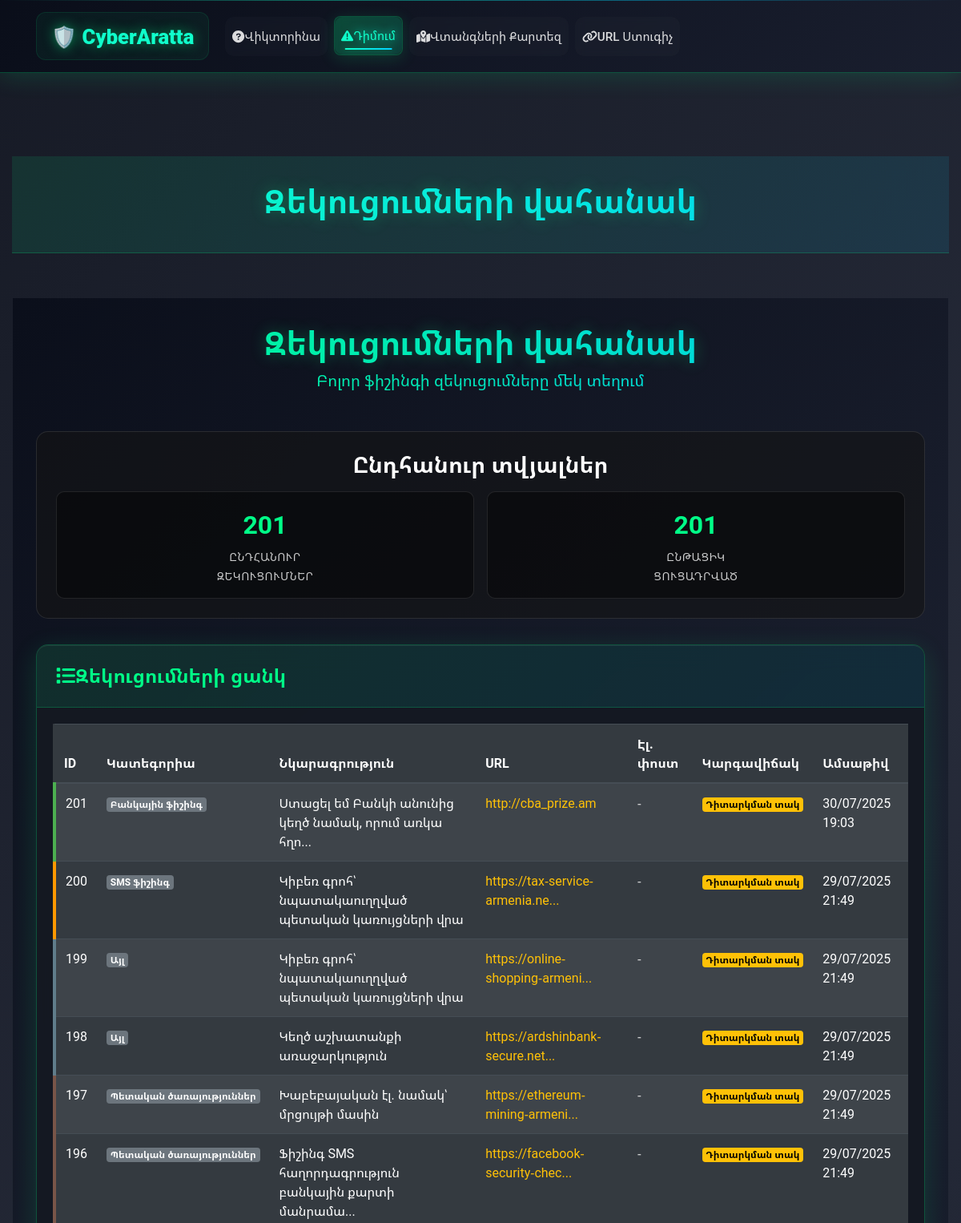
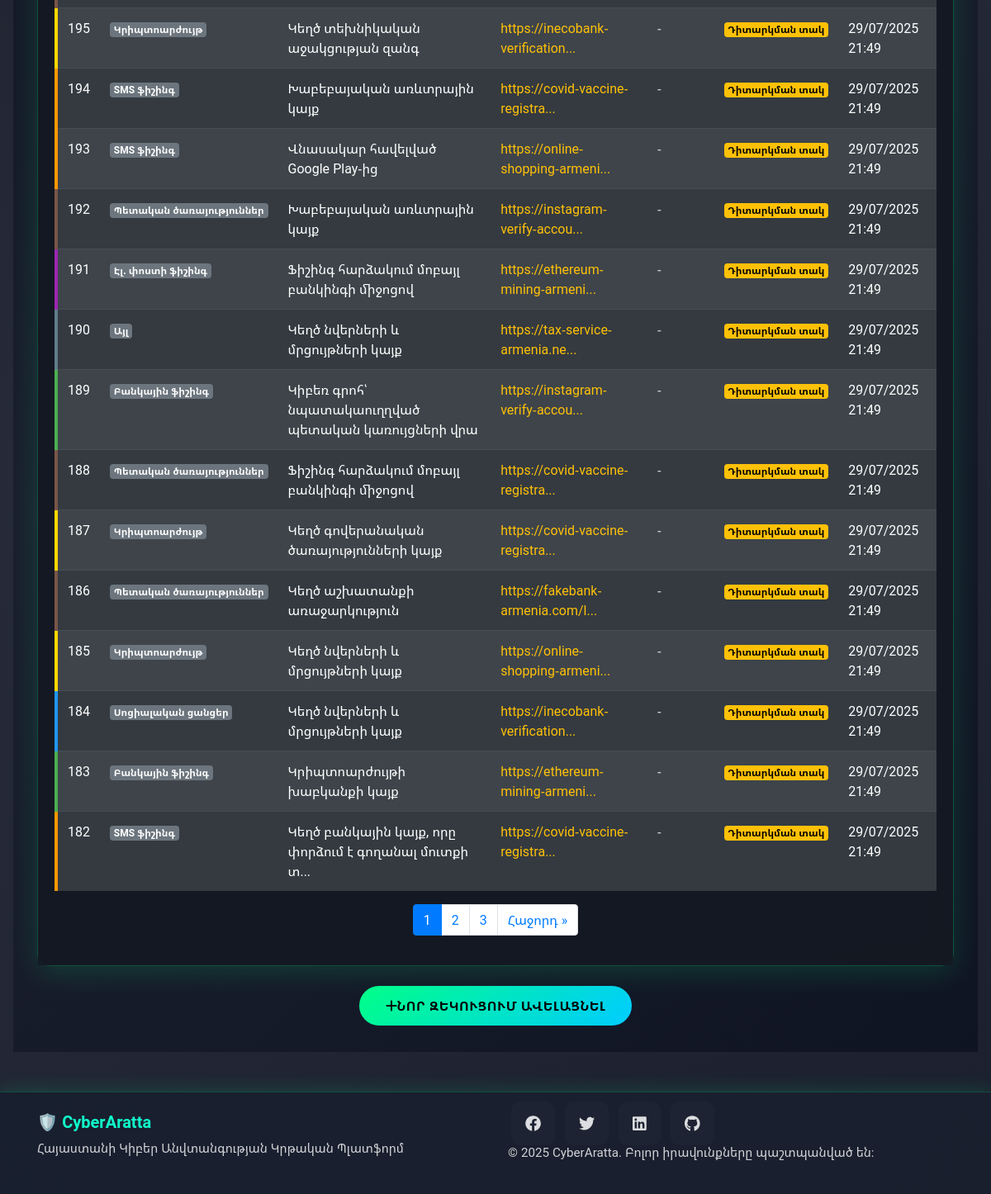
The app's page /reporting/dashboard/ with its own data (2 pictures, top to bottom).
### apps/reporting/models.py (models this page shows, shortened)
class PhishingReport(models.Model):
    CATEGORY_CHOICES = [
        ('banking', 'Բանկային ֆիշինգ'),
        ('social_media', 'Սոցիալական ցանցեր'),
        ('sms', 'SMS ֆիշինգ'),
        ('email', 'Էլ. փոստի ֆիշինգ'),
        ('cryptocurrency', 'Կրիպտոարժույթ'),
        ('online_shopping', 'Առցանց գնումներ'),
        ('government', 'Պետական ծառայություններ'),
        ('other', 'Այլ'),
    ]
    STATUS_CHOICES = [
        ('pending', 'Դիտարկման տակ'),
        ('investigating', 'Քննվում է'),
        ('resolved', 'Լուծված'),
        ('closed', 'Փակված'),
        ('false_positive', 'Կեղծ ահազանգ'),
    ]
    category = models.CharField(max_length=20, choices=CATEGORY_CHOICES, verbose_name="Կատեգորիա")
    description = models.TextField(verbose_name="Նկարագրություն", null=True, blank=True)
    platform_source = models.ForeignKey(PlatformSource, on_delete=models.SET_NULL, null=True, blank=True, verbose_name="Հարթակ/Աղբյուր")
    platform_source_other = models.CharField(max_length=200, blank=True, verbose_name="Այլ հարթակ/աղբյուր")
    suspicious_url = models.CharField(max_length=500, blank=True, verbose_name="Կասկածելի URL")
    suspicious_email = models.CharField(max_length=200, blank=True, verbose_name="Կասկածելի էլ. փոստ")
    contact_info = models.CharField(max_length=200, blank=True, verbose_name="Հետադարձ կապի տվյալներ")
    has_damage = models.BooleanField(default=False, verbose_name="Արդյոք կրել եք վնաս այս դեպքի արդյունքում?")
    damage_types = models.ManyToManyField(DamageType, blank=True, verbose_name="Կրած վնասի տեսակները")
    damage_details = models.TextField(blank=True, verbose_name="Վնասի մանրամասներ")
    evidence_image = models.ImageField(
        upload_to=evidence_upload_path,
        blank=True,
        null=True,
        validators=[
            validate_image_size,
            FileExtensionValidator(allowed_extensions=['jpg', 'jpeg', 'png', 'gif', 'webp'])
        ],
        verbose_name="Ապացույցի նկար (մաքս. 5ՄԲ)",
        help_text="Թույլատրելի ֆորմատներ: JPG, PNG, GIF, WebP (մաքս. 5ՄԲ)"
    )
    evidence_document = models.FileField(
        upload_to=evidence_upload_path,
        blank=True,
        null=True,
        validators=[
            validate_file_size,
            FileExtensionValidator(allowed_extensions=['pdf', 'doc', 'docx', 'txt', 'rtf'])
        ],
        verbose_name="Ապացույցի փաստաթուղթ (մաքս. 10ՄԲ)",
        help_text="Թույլատրելի ֆորմատներ: PDF, DOC, DOCX, TXT, RTF (մաքս. 10ՄԲ)"
    )
    evidence_audio = models.FileField(
        upload_to=evidence_upload_path,
        blank=True,
        null=True,
        validators=[
            validate_audio_size,
            FileExtensionValidator(allowed_extensions=['mp3', 'wav', 'ogg', 'm4a', 'aac'])
        ],
        verbose_name="Ապացույցի ձայնագրություն (մաքս. 15ՄԲ)",
        help_text="Թույլատրելի ֆորմատներ: MP3, WAV, OGG, M4A, AAC (մաքս. 15ՄԲ)"
    )
    evidence_files = models.FileField(
        upload_to=evidence_upload_path,
        blank=True,
        null=True,
        validators=[
            validate_any_file_size,
            FileExtensionValidator(allowed_extensions=[
                'jpg', 'jpeg', 'png', 'gif', 'webp', 'bmp', 'tiff',
                'pdf', 'doc', 'docx', 'txt', 'rtf', 'odt',
                'mp4', 'avi', 'mov', 'wmv', 'flv', 'webm', 'mkv',
                'mp3', 'wav', 'ogg', 'm4a', 'aac', 'flac',
                'zip', 'rar', '7z'
            ])
        ],
        verbose_name="Կցել ֆայլ",
        help_text="Թույլատրվում են՝ նկարներ (մաքս. 5ՄԲ), փաստաթղթեր (մաքս. 10ՄԲ), վիդեո (մաքս. 50ՄԲ), ձայն (մաքս. 15ՄԲ), արխիվ (մաքս. 25ՄԲ). Ընդհանուր մաքս. ծավալ՝ 100ՄԲ"
    )
    created_at = models.DateTimeField(auto_now_add=True, verbose_name="Ստեղծված")
    updated_at = models.DateTimeField(auto_now=True, verbose_name="Թարմացված")
    status = models.CharField(max_length=20, choices=STATUS_CHOICES, default='pending', verbose_name="Կարգավիճակ")
    admin_notes = models.TextField(blank=True, verbose_name="Ադմինի գրառումներ")
    severity = models.CharField(max_length=10, choices=[
        ('low', 'Ցածր'),
        ('medium', 'Միջին'),
        ('high', 'Բարձր'),
        ('critical', 'Կրիտիկական')
    ], default='medium', verbose_name="Լուրջություն")
    class Meta:
        verbose_name = "Ֆիշինգի զեկուցում"
        verbose_name_plural = "Ֆիշինգի զեկուցումներ"
        ordering = ['-created_at']

### apps/reporting/views.py (the view)
# urls.py: path('dashboard/', views.reports_dashboard, name='dashboard'),
def reports_dashboard(request):
    reports = PhishingReport.objects.all().order_by('-created_at')
    paginator = Paginator(reports, 20)  # Show 20 reports per page
    page_number = request.GET.get('page')
    page_obj = paginator.get_page(page_number)
    return render(request, 'reporting/dashboard.html', {
        'page_title': 'Զեկուցումների վահանակ',
        'page_obj': page_obj,
        'total_reports': reports.count(),
    })

### templates/reporting/dashboard.html (shortened to what this page needs)
{% extends 'base.html' %}
{% load static %}
{% block extra_css %}
<link rel="stylesheet" href="{% static 'css/reporting.css' %}">
{% endblock %}
{% block content %}
<div class="reporting-container">
    <div class="container">
        <div class="reporting-header">
            <h1>Զեկուցումների վահանակ</h1>
            <p class="lead text-white-50">Բոլոր ֆիշինգի զեկուցումները մեկ տեղում</p>
        </div>
        <div class="stats-section">
            <h3 class="stats-title">Ընդհանուր տվյալներ</h3>
            <div class="stats-grid">
                <div class="stat-item">
                    <span class="stat-number">{{ total_reports }}</span>
                    <span class="stat-label">Ընդհանուր<br>զեկուցումներ</span>
                </div>
                <div class="stat-item">
                    <span class="stat-number">{{ page_obj.paginator.count }}</span>
                    <span class="stat-label">Ընթացիկ<br>ցուցադրված</span>
                </div>
            </div>
        </div>
        <div class="reporting-form-card card">
            <div class="card-header">
                <h4><i class="fas fa-list me-2"></i>Զեկուցումների ցանկ</h4>
            </div>
            <div class="card-body">
                <div class="table-responsive">
                    <table class="table table-dark table-striped">
                        <thead>
                            <tr>
                                <th>ID</th>
                                <th>Կատեգորիա</th>
                                <th>Նկարագրություն</th>
                                <th>URL</th>
                                <th>Էլ. փոստ</th>
                                <th>Կարգավիճակ</th>
                                <th>Ամսաթիվ</th>
                            </tr>
                        </thead>
                        <tbody>
                            {% for report in page_obj %}
                            <tr class="category-{{ report.category }}">
                                <td>{{ report.id }}</td>
                                <td>
                                    <span class="badge bg-secondary">{{ report.get_category_display }}</span>
                                </td>
                                <td>
                                    {% if report.description|length > 50 %}
                                        {{ report.description|slice:":50" }}...
                                    {% else %}
                                        {{ report.description }}
                                    {% endif %}
                                </td>
                                <td>
                                    {% if report.suspicious_url %}
                                        <a href="{{ report.suspicious_url }}" target="_blank" class="text-warning">
                                            {% if report.suspicious_url|length > 30 %}
                                                {{ report.suspicious_url|slice:":30" }}...
                                            {% else %}
                                                {{ report.suspicious_url }}
                                            {% endif %}
                                        </a>
                                    {% else %}
                                        <span class="text-muted">-</span>
                                    {% endif %}
                                </td>
                                <td>
                                    {% if report.suspicious_email %}
                                        <a href="mailto:{{ report.suspicious_email }}" class="text-info">{{ report.suspicious_email }}</a>
                                    {% else %}
                                        <span class="text-muted">-</span>
                                    {% endif %}
                                </td>
                                <td>
                                    {% if report.status == 'pending' %}
                                        <span class="badge bg-warning">{{ report.get_status_display }}</span>
                                    {% elif report.status == 'investigating' %}
                                        <span class="badge bg-info">{{ report.get_status_display }}</span>
                                    {% elif report.status == 'resolved' %}
                                        <span class="badge bg-success">{{ report.get_status_display }}</span>
                                    {% else %}
                                        <span class="badge bg-secondary">{{ report.get_status_display }}</span>
                                    {% endif %}
                                </td>
                                <td>{{ report.created_at|date:"d/m/Y H:i" }}</td>
                            </tr>
                            {% empty %}
                            <tr>
                                <td colspan="7" class="text-center text-muted">Զեկուցումներ չեն գտնվել</td>
                            </tr>
                            {% endfor %}
                        </tbody>
                    </table>
                </div>
                {% if page_obj.has_other_pages %}
                <nav aria-label="Էջերի նավիգացիա">
                    <ul class="pagination justify-content-center">
                        {% for num in page_obj.paginator.page_range %}
                            {% if page_obj.number == num %}
                                <li class="page-item active">
                                    <span class="page-link">{{ num }}</span>
                                </li>
                            {% elif num > page_obj.number|add:'-3' and num < page_obj.number|add:'3' %}
                                <li class="page-item">
                                    <a class="page-link" href="?page={{ num }}">{{ num }}</a>
                                </li>
                            {% endif %}
                        {% endfor %}
                        {% if page_obj.has_next %}
                            <li class="page-item">
                                <a class="page-link" href="?page={{ page_obj.next_page_number }}">
                                    Հաջորդ &raquo;
                                </a>
                            </li>
                        {% endif %}
                    </ul>
                </nav>
                {% endif %}
            </div>
        </div>
        <div class="text-center mt-4">
            <a href="{% url 'reporting:report' %}" class="btn btn-submit-report">
                <i class="fas fa-plus me-2"></i>Նոր զեկուցում ավելացնել
            </a>
        </div>
    </div>
</div>
{% endblock %}

### records on screen
PhishingReport: id "201", category "Բանկային ֆիշինգ", description "Ստացել եմ Բանկի անունից կեղծ նամակ, որում առկա հղո", suspicious_url "http://cba_prize.am", status "Դիտարկման տակ", created_at "30/07/2025 19:03"
PhishingReport: id "200", category "SMS ֆիշինգ", description "Կիբեռ գրոհ՝ նպատակաուղղված պետական կառույցների վրա", suspicious_url "https://tax-service-armenia.ne", status "Դիտարկման տակ", created_at "29/07/2025 21:49"
PhishingReport: id "199", category "Այլ", description "Կիբեռ գրոհ՝ նպատակաուղղված պետական կառույցների վրա", suspicious_url "https://online-shopping-armeni", status "Դիտարկման տակ", created_at "29/07/2025 21:49"
PhishingReport: id "198", category "Այլ", description "Կեղծ աշխատանքի առաջարկություն", suspicious_url "https://ardshinbank-secure.net", status "Դիտարկման տակ", created_at "29/07/2025 21:49"
PhishingReport: id "197", category "Պետական ծառայություններ", description "Խաբեբայական էլ. նամակ՝ մրցույթի մասին", suspicious_url "https://ethereum-mining-armeni", status "Դիտարկման տակ", created_at "29/07/2025 21:49"
PhishingReport: id "196", category "Պետական ծառայություններ", description "Ֆիշինգ SMS հաղորդագրություն բանկային քարտի մանրամա", suspicious_url "https://facebook-security-chec", status "Դիտարկման տակ", created_at "29/07/2025 21:49"
PhishingReport: id "195", category "Կրիպտոարժույթ", description "Կեղծ տեխնիկական աջակցության զանգ", suspicious_url "https://inecobank-verification", status "Դիտարկման տակ", created_at "29/07/2025 21:49"
PhishingReport: id "194", category "SMS ֆիշինգ", description "Խաբեբայական առևտրային կայք", suspicious_url "https://covid-vaccine-registra", status "Դիտարկման տակ", created_at "29/07/2025 21:49"
PhishingReport: id "193", category "SMS ֆիշինգ", description "Վնասակար հավելված Google Play-ից", suspicious_url "https://online-shopping-armeni", status "Դիտարկման տակ", created_at "29/07/2025 21:49"
PhishingReport: id "192", category "Պետական ծառայություններ", description "Խաբեբայական առևտրային կայք", suspicious_url "https://instagram-verify-accou", status "Դիտարկման տակ", created_at "29/07/2025 21:49"
PhishingReport: id "191", category "Էլ. փոստի ֆիշինգ", description "Ֆիշինգ հարձակում մոբայլ բանկինգի միջոցով", suspicious_url "https://ethereum-mining-armeni", status "Դիտարկման տակ", created_at "29/07/2025 21:49"
PhishingReport: id "190", category "Այլ", description "Կեղծ նվերների և մրցույթների կայք", suspicious_url "https://tax-service-armenia.ne", status "Դիտարկման տակ", created_at "29/07/2025 21:49"
PhishingReport: id "189", category "Բանկային ֆիշինգ", description "Կիբեռ գրոհ՝ նպատակաուղղված պետական կառույցների վրա", suspicious_url "https://instagram-verify-accou", status "Դիտարկման տակ", created_at "29/07/2025 21:49"
PhishingReport: id "188", category "Պետական ծառայություններ", description "Ֆիշինգ հարձակում մոբայլ բանկինգի միջոցով", suspicious_url "https://covid-vaccine-registra", status "Դիտարկման տակ", created_at "29/07/2025 21:49"
PhishingReport: id "187", category "Կրիպտոարժույթ", description "Կեղծ գովերանական ծառայությունների կայք", suspicious_url "https://covid-vaccine-registra", status "Դիտարկման տակ", created_at "29/07/2025 21:49"
PhishingReport: id "186", category "Պետական ծառայություններ", description "Կեղծ աշխատանքի առաջարկություն", suspicious_url "https://fakebank-armenia.com/l", status "Դիտարկման տակ", created_at "29/07/2025 21:49"
PhishingReport: id "185", category "Կրիպտոարժույթ", description "Կեղծ նվերների և մրցույթների կայք", suspicious_url "https://online-shopping-armeni", status "Դիտարկման տակ", created_at "29/07/2025 21:49"
PhishingReport: id "184", category "Սոցիալական ցանցեր", description "Կեղծ նվերների և մրցույթների կայք", suspicious_url "https://inecobank-verification", status "Դիտարկման տակ", created_at "29/07/2025 21:49"
PhishingReport: id "183", category "Բանկային ֆիշինգ", description "Կրիպտոարժույթի խաբկանքի կայք", suspicious_url "https://ethereum-mining-armeni", status "Դիտարկման տակ", created_at "29/07/2025 21:49"
PhishingReport: id "182", category "SMS ֆիշինգ", description "Կեղծ բանկային կայք, որը փորձում է գողանալ մուտքի տ", suspicious_url "https://covid-vaccine-registra", status "Դիտարկման տակ", created_at "29/07/2025 21:49"

### other values on screen
{{ page_title }} "Զեկուցումների վահանակ"
{{ total_reports }} "201"
{{ page_obj.paginator.count }} "201"
{{ num }} "1"
{{ num }} "2" "3"
